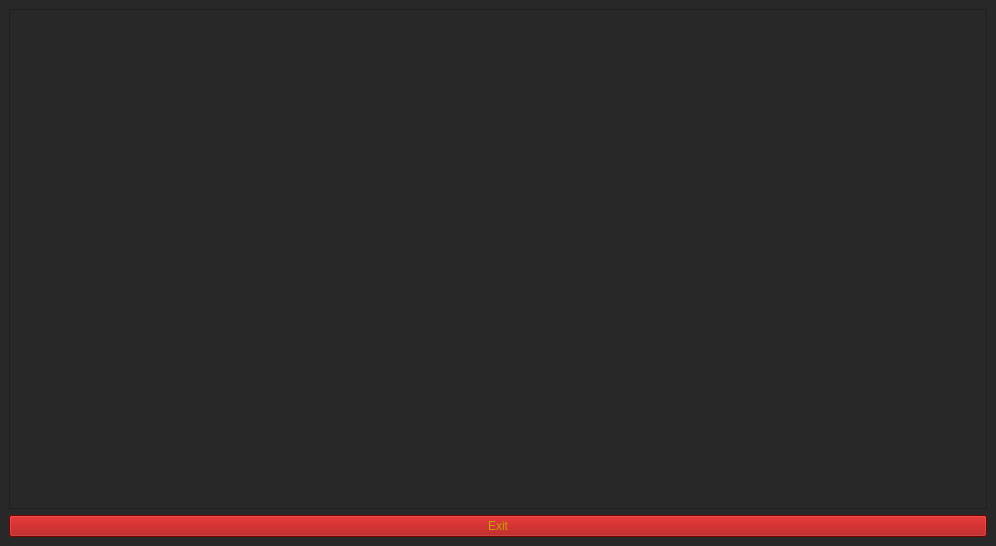
<?xml version="1.0" encoding="UTF-8"?>
<ui version="4.0">
 <class>MainWindow</class>
 <widget class="QMainWindow" name="MainWindow">
  <property name="geometry">
   <rect>
    <x>0</x>
    <y>0</y>
    <width>996</width>
    <height>546</height>
   </rect>
  </property>
  <property name="windowTitle">
   <string>Simulasi OSD</string>
  </property>
  <property name="styleSheet">
   <string notr="true">QMainWindow {
    color:rgb(196, 160, 0);
    background-color: rgb(40, 40, 40);
}

QWidget {
    color:rgb(196, 160, 0);
    background-color: rgb(40, 40, 40);
}

QWidget::disabled {
    color:rgb(0, 0, 0);
    background-color: rgb(40, 40, 40);
}

QGroupBox {
    border: 1px solid gray;
    border-color: rgb(196, 160, 0);
    margin-top: 29px;
    font-size: 16px;
    border-bottom-left-radius: 15px;
    border-bottom-right-radius: 15px;
}

QLineEdit::disabled {
    color:rgb(0, 0, 0);
}

QToolTip {
    color:rgb(196, 160, 0);
    background-color: rgb(40, 40, 40);
}

QGroupBox::title {
    subcontrol-origin: margin;
    subcontrol-position: top center;
    border-top-left-radius: 15px;
    border-top-right-radius: 15px;
    padding: 5px 150px;
    color: rgb(255, 255, 0);
        background-color: qlineargradient(x1:0, y1:0, x2:0, y2:1,
                                      stop:0 #616161, stop: 0.5 #505050,
                                      stop: 0.6 #434343, stop:1 #656565);
}

QHeaderView::section {
    background-color: qlineargradient(x1:0, y1:0, x2:0, y2:1,
                                      stop:0 #616161, stop: 0.5 #505050,
                                      stop: 0.6 #434343, stop:1 #656565);
    color: yellow;
    padding-left: 4px;
    border: 1px solid #6c6c6c;
}

QComboBox QAbstractItemView {
    border: 1px solid black;
    selection-background-color: yellow;
    selection-color: black;
}
QLineEdit
{
    border: 1px solid gray;
}

QCheckBox {
	background-color: rgb(85, 87, 83);
  border: 2px solid #5A5A5A;
  spacing: 4px;
  outline: none;
  padding-top: 4px;
  padding-bottom: 4px;
  padding-left: 4px;
}

QCheckBox::indicator {
  margin-left: 0px;
  height: 16px;
  width: 16px;
}</string>
  </property>
  <widget class="QWidget" name="centralwidget">
   <layout class="QGridLayout" name="gridLayout">
    <item row="0" column="0">
     <widget class="FrameOSDSet" name="frameOsdSet">
      <property name="frameShape">
       <enum>QFrame::StyledPanel</enum>
      </property>
      <property name="frameShadow">
       <enum>QFrame::Raised</enum>
      </property>
     </widget>
    </item>
    <item row="1" column="0">
     <widget class="QPushButton" name="pushButton">
      <property name="styleSheet">
       <string notr="true">background-color: rgb(164, 0, 0);</string>
      </property>
      <property name="text">
       <string>Exit</string>
      </property>
     </widget>
    </item>
   </layout>
  </widget>
 </widget>
 <customwidgets>
  <customwidget>
   <class>FrameOSDSet</class>
   <extends>QFrame</extends>
   <header location="global">frameosdset.h</header>
   <container>1</container>
  </customwidget>
 </customwidgets>
 <resources/>
 <connections/>
</ui>
